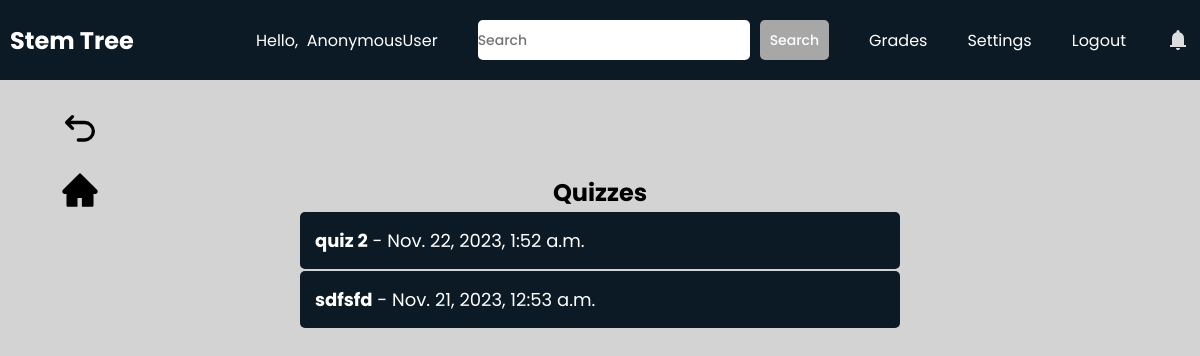
Page /students/quiz_hub/9c2930917cd14217838d577e6f2ca42f/ on the committed database.
### teachers/models.py (models this page shows, shortened)
class Quiz(models.Model):
    id = models.UUIDField(primary_key=True, default=uuid.uuid4, editable=False)
    course = models.ForeignKey(MyClass, on_delete=models.CASCADE, null=True)
    author = models.ForeignKey(User, on_delete=models.CASCADE)
    title = models.CharField(max_length=100)
    is_visible = models.BooleanField(default=False)
    attempts = models.PositiveIntegerField(default=1)
    weight = models.PositiveIntegerField(default=1)
    created_at = models.DateTimeField(default=timezone.now)

### students/views.py (the view, shortened to what this page needs)
# urls.py: path("quiz_hub/<str:course_id>/", views.quizHub, name="quizHub"),
def quizHub(request, course_id):
    my_class = MyClass.objects.get(id=course_id)
    quizes = Quiz.objects.filter(course=my_class).order_by('-created_at')
    context = {'courseId': course_id, 'my_class': my_class, 'quizes': quizes}
    return render(request, "students/quizhub.html", context)

### students/templates/students/quizhub.html (shortened to what this page needs)
{% extends 'students/base.html' %}
{% load static %}
{% block extra_css %}
    <link rel="stylesheet" href="{% static 'css/discussion.css' %}">
{% endblock %}
{% block content %}
    <a class="backbtn" href="{% url 'students:course' courseId%}"><svg xmlns="http://www.w3.org/2000/svg" width="24" height="24" viewBox="0 0 24 24"><path fill="none" stroke="currentColor" stroke-linecap="round" stroke-linejoin="round" stroke-width="2" d="M11 18h3.75a5.25 5.25 0 1 0 0-10.5H5M7.5 4L4 7.5L7.5 11"/></svg></a>
    <a class="backbtn" id="homebtn" href="{% url 'students:course' courseId%}"></a>
    <div id="contentwrapper">
        <div id="content">
            <h2>Quizzes</h2>
            <div id="posts-wrapper">
                {% for quiz in quizes %}
                    {% if quiz.is_visible %}
                        <div class="quizes" data-class-id= "{{ quiz.id }}" data-class-courseId= "{{ courseId }}">
                            <strong>{{ quiz.title }}</strong> - {{ quiz.created_at }}
                        </div>
                    {% endif %}
                {% endfor %}
            </div>
        </div>
    </div>
{% endblock %}

### teachers/static/css/base.css (style rules this page uses)
* { margin: 0; padding: 0; box-sizing: border-box; font-family: "Poppins", sans-serif; }
html { scroll-behavior: smooth; }
body { background: #d3d3d3; }
.backbtn { position: fixed; top: 100px; left: 50px; padding: 10px; border-radius: 20%; display: flex; justify-content: center; align-items: center; cursor: pointer; }
#homebtn { top:160px; }
.backbtn svg { height: 40px; width: 40px; color: black; }

### teachers/static/css/discussion.css (style rules this page uses)
#contentwrapper { height: 100vh; padding-top: 75px; background: #d3d3d3; }
#content { height: calc(100%); display: flex; flex-direction: column; align-items: center; }
#content h2 { margin-top: 100px; }
#posts-wrapper { width: 50%; overflow: auto; }
.quizes { background-color: #0C1A25; width: 100%; color: white; font-size: 18px; margin-top: 2px; margin-bottom: 2px; padding: 15px; border-radius: 5px; cursor: pointer; transition: all 0.3s; }

### rows in the picture
Quiz: title "quiz 2", created_at "Nov. 22, 2023, 1:52 a.m."
Quiz: title "sdfsfd", created_at "Nov. 21, 2023, 12:53 a.m."

### other values in the picture
{{ request.user }} "AnonymousUser"
